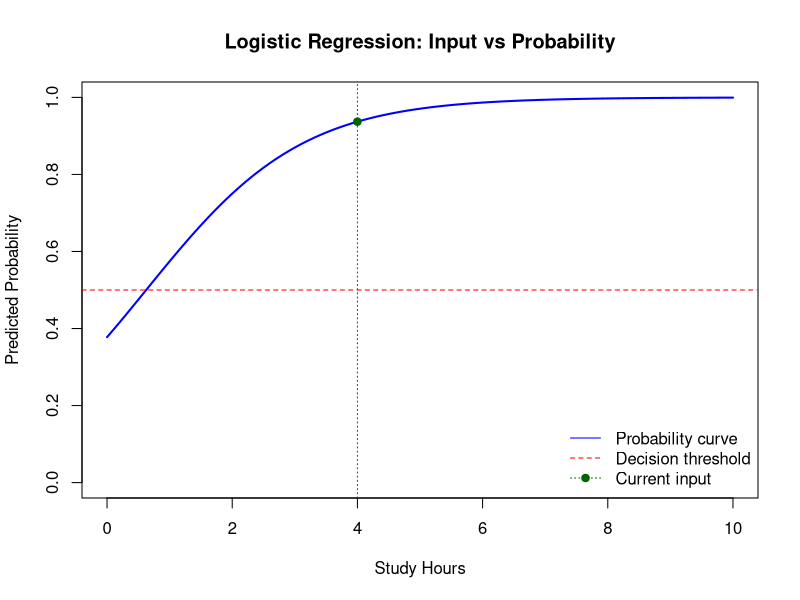

Source code (R):

# Logistic Regression Calculator
# Calculates probabilities using coefficients and the sigmoid function.

# 1. Example model parameters
beta_0 <- -2.0  # Intercept
beta_1 <- 0.8   # Study hours coefficient
beta_2 <- 0.5   # Attendance coefficient

# 2. Input values
study_hours <- 4
attendance <- 3
threshold <- 0.5

# 3. Logistic regression calculations
z <- beta_0 + beta_1 * study_hours + beta_2 * attendance

sigmoid <- function(z) {
  1 / (1 + exp(-z))
}

probability <- sigmoid(z)
predicted_class <- ifelse(probability >= threshold, 1, 0)

# 4. Display results
cat("=== LOGISTIC REGRESSION CALCULATOR ===\n")
cat("Intercept:", beta_0, "\n")
cat("Study hours:", study_hours, "\n")
cat("Attendance score:", attendance, "\n")
cat("Weighted sum (z):", round(z, 4), "\n")
cat("Predicted probability:", round(probability, 4), "\n")
cat("Classification threshold:", threshold, "\n")
cat("Predicted class:", predicted_class, "\n")

# 5. Visualize probability as study hours change
study_range <- seq(0, 10, by = 0.1)

probabilities <- sigmoid(
  beta_0 + beta_1 * study_range + beta_2 * attendance
)

plot(
  study_range, probabilities,
  type = "l",
  lwd = 2,
  col = "blue",
  ylim = c(0, 1),
  xlab = "Study Hours",
  ylab = "Predicted Probability",
  main = "Logistic Regression: Input vs Probability"
)

abline(h = threshold, col = "red", lty = 2)
abline(v = study_hours, col = "darkgreen", lty = 3)

points(study_hours, probability, pch = 19, col = "darkgreen")

legend(
  "bottomright",
  legend = c("Probability curve", "Decision threshold", "Current input"),
  col = c("blue", "red", "darkgreen"),
  lty = c(1, 2, 3),
  pch = c(NA, NA, 19),
  bty = "n"
)

# 6. Explore different classification thresholds
thresholds <- seq(0.1, 0.9, by = 0.1)
classes <- ifelse(probability >= thresholds, 1, 0)

cat("\n=== THRESHOLD EXPERIMENT ===\n")
print(data.frame(
  Threshold = thresholds,
  Probability = round(probability, 4),
  Predicted_Class = classes
))
